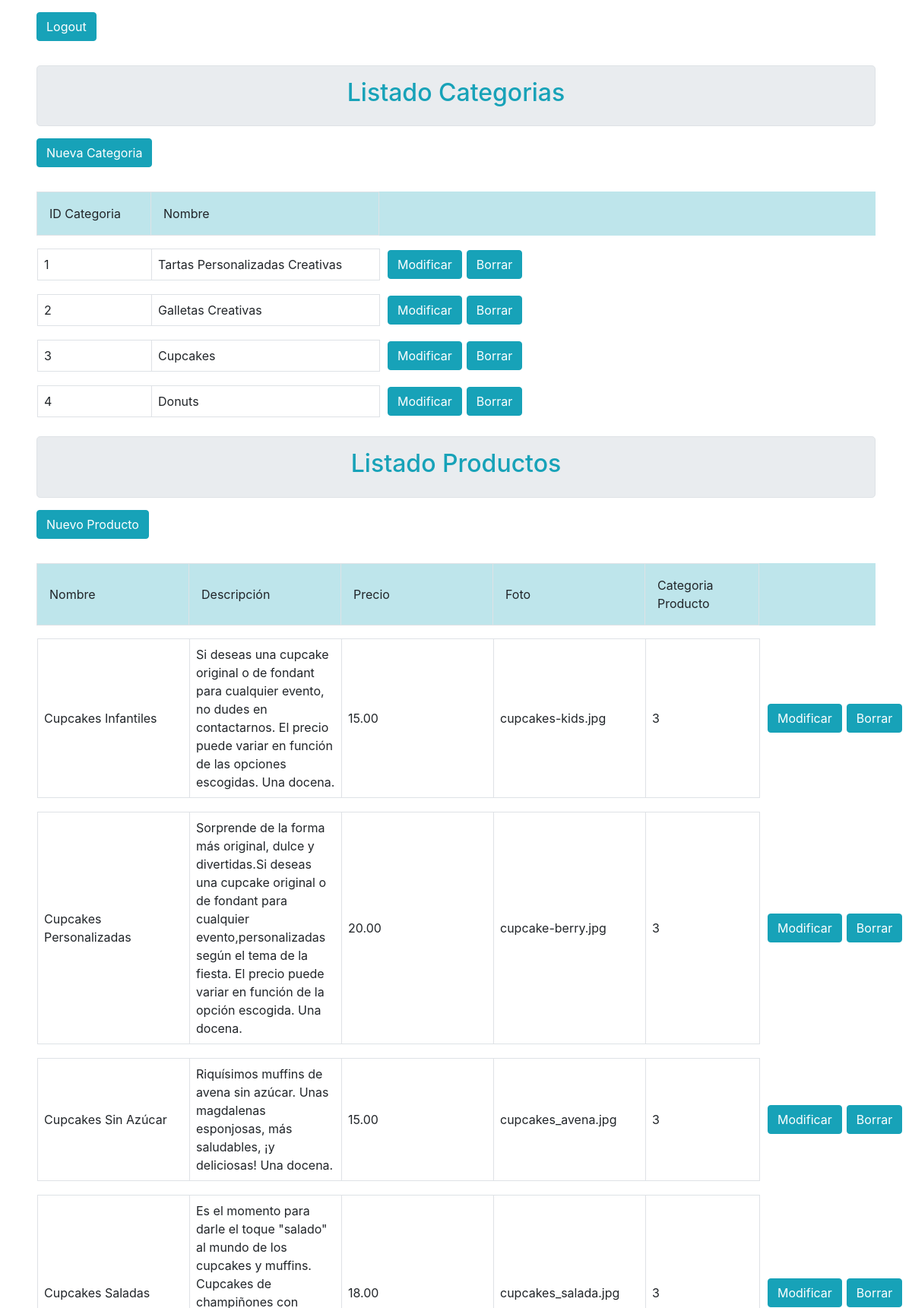
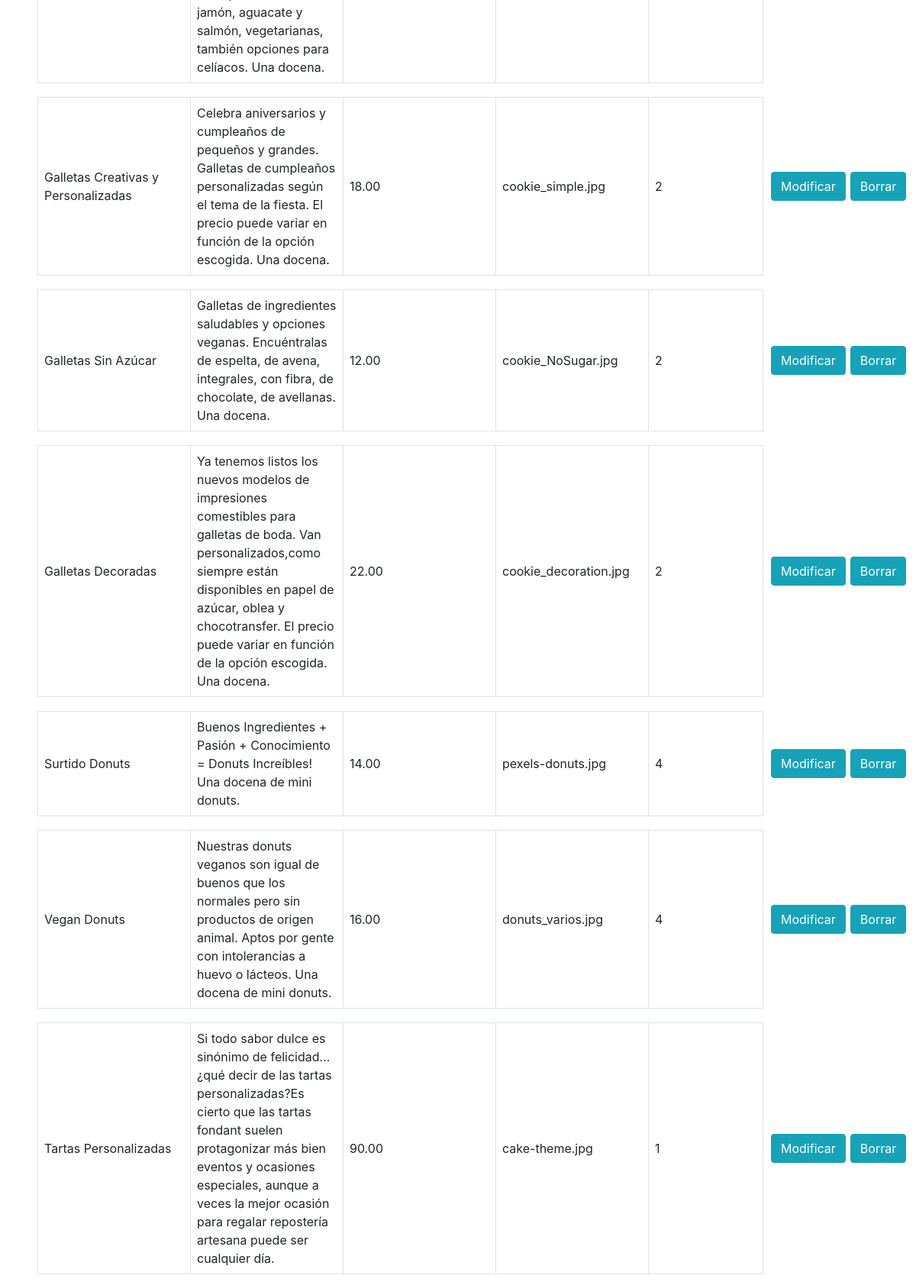
The page /admin_area/admin_session.php (upper part) on the database its author committed (2 pictures, top to bottom).
### tables this page shows
CREATE TABLE `CATEGORIAS` (
  `ID_CATEGORIA` int(20) NOT NULL,
  `NOMBRE` varchar(50) NOT NULL
);

CREATE TABLE `PRODUCTOS` (
  `ID_PRODUCTO` int(20) NOT NULL,
  `NOMBRE` varchar(50) NOT NULL,
  `DESCRIPCION` varchar(500) NOT NULL,
  `PRECIO` varchar(20) NOT NULL,
  `URL_FOTO` varchar(500) NOT NULL,
  `CATEGORIA_ID` int(11) NOT NULL
);

### admin_area/admin_session.php (the view, shortened to what this page needs)
<?php include("../connection.php"); ?>
<!DOCTYPE html>
<html lang="en">
<head>
    <link rel="stylesheet" href="https://stackpath.bootstrapcdn.com/bootstrap/4.5.2/css/bootstrap.min.css"
>
</head>
<body>
    <div>
        <a class="btn btn-info mx-5 my-3" href="../logout.php">Logout</a>
    </div>
    <div class="jumbotron text-center p-3 my-3 mx-5 border">
        <h2 class="text-info">Listado Categorias</h2>
    </div>
    <form role="form" method="post" action="admin_category.php">
        <button name="id" type="submit" class="btn btn-info mx-5 mb-4">Nueva Categoria</button>
    </form>
    <?php
    $result =mysqli_query($mysqli, " SELECT*FROM CATEGORIAS; ");
    if(!$result){
        echo "Error query:" . mysqli_error($mysqli);
    }else{?>
    <table class="table-responsive-sm table-info d-flex align-content-start my-2 mx-5">
        <tr>
            <td class="p-3 border" width="150">ID Categoria</td>
            <td class="p-3 border" width="300">Nombre</td>
        </tr>
    </table>
    <?php
  while($row=$result->fetch_assoc()){?>
    <table>
        <tr>
            <td>
                <table class="table-responsive-sm d-flex justify-content-around my-2 pl-5 pr-2">
                    <tr>
                        <td class="p-2 border" width="150"><?php echo $row["ID_CATEGORIA"]?></td>
                        <td class="p-2 border" width="300"><?php echo $row["NOMBRE"]?></td>
                    </tr>
                </table>
            <td>
                <form method="post" action="admin_category.php">
                    <button name="action" value="Modify" type="submit" class="btn btn-info my-1">Modificar </button>
                </form>
            </td>
            <td>
                <form method="post" action="admin_category.php">
                    <button name="action" value="Delete" type="submit" class="btn btn-info my-1 mx-1">Borrar</button>
                </form>
            </td>
        </tr>
    </table>
    <?php
  }
}
?>
    <div class="jumbotron text-center p-3 my-3 mx-5 border">
        <h2 class="text-info">Listado Productos</h2>
    </div>
    <form role="form" method="post" action="admin_products.php">
        <button name="id" type="submit" class="btn btn-info mx-5 mb-4">Nuevo Producto</button>
    </form>
    <?php
    $result =mysqli_query($mysqli, " SELECT*FROM PRODUCTOS; ");
    if(!$result){
        echo "Error query:" . mysqli_error($mysqli);
    }else{?>
    <table class="table-responsive-sm table-info d-flex align-content-start my-2 mx-5">
        <tr>
            <td class="p-3 border" width="200">Nombre</td>
            <td class="p-3 border" width="200">Descripción</td>
            <td class="p-3 border" width="200">Precio</td>
            <td class="p-3 border" width="200">Foto</td>
            <td class="p-3 border" width="150">Categoria Producto</td>
        </tr>
    </table>
    <?php
  while($row=$result->fetch_assoc()){?>
    <table>
        <tr>
            <td>
                <table class="table-responsive-sm d-flex justify-content-around my-2 pl-5 pr-2">
                    <tr>
                        <td class="p-2 border" width="200"><?php echo $row["NOMBRE"]?></td>
                        <td class="p-2 border" width="200"><?php echo $row["DESCRIPCION"]?></td>
                        <td class="p-2 border" width="200"><?php echo $row["PRECIO"]?></td>
                        <td class="p-2 border" width="200"><?php echo $row["URL_FOTO"]?></td>
                        <td class="p-2 border" width="150"><?php echo $row["CATEGORIA_ID"]?></td>
                    </tr>
                </table>
            <td>
                <form method="post" action="admin_products.php">
                    <button name="action" value="Modify" type="submit" class="btn btn-info my-1">Modificar </button>
                </form>
            </td>
            <td>
                <form method="post" action="admin_products.php">
                    <button name="action" value="Delete" type="submit" class="btn btn-info my-1 mx-1">Borrar</button>
                </form>
            </td>
        </tr>
    </table>
    <?php
  }
}
?>
</body>
</html>

### rows shown on the page
categorias: ID_CATEGORIA "1", NOMBRE "Tartas Personalizadas Creativas"
categorias: ID_CATEGORIA "2", NOMBRE "Galletas Creativas"
categorias: ID_CATEGORIA "3", NOMBRE "Cupcakes"
categorias: ID_CATEGORIA "4", NOMBRE "Donuts"
productos: NOMBRE "Cupcakes Infantiles", DESCRIPCION "Si deseas una cupcake original o de fondant para cualquier evento, no dudes en contactarnos. El precio puede variar en función de las opciones escogidas. Una docena.", PRECIO "15.00", URL_FOTO "cupcakes-kids.jpg", CATEGORIA_ID "3"
productos: NOMBRE "Cupcakes Personalizadas", DESCRIPCION "Sorprende de la forma más original, dulce y divertidas.Si deseas una cupcake original o de fondant para cualquier evento,personalizadas según el tema de la fiesta. El precio puede variar en función de la opción escogida. Una docena.", PRECIO "20.00", URL_FOTO "cupcake-berry.jpg", CATEGORIA_ID "3"
productos: NOMBRE "Cupcakes Sin Azúcar", DESCRIPCION "Riquísimos muffins de avena sin azúcar. Unas magdalenas esponjosas, más saludables, ¡y deliciosas! Una docena.", PRECIO "15.00", URL_FOTO "cupcakes_avena.jpg", CATEGORIA_ID "3"
productos: NOMBRE "Cupcakes Saladas", DESCRIPCION "Es el momento para darle el toque \"salado\" al mundo de los cupcakes y muffins. Cupcakes de champiñones con jamón, aguacate y salmón, vegetarianas, también opciones para celíacos. Una docena.", PRECIO "18.00", URL_FOTO "cupcakes_salada.jpg", CATEGORIA_ID "3"
productos: NOMBRE "Galletas Creativas y Personalizadas", DESCRIPCION "Celebra aniversarios y cumpleaños de pequeños y grandes. Galletas de cumpleaños personalizadas según el tema de la fiesta. El precio puede variar en función de la opción escogida. Una docena.", PRECIO "18.00", URL_FOTO "cookie_simple.jpg", CATEGORIA_ID "2"
productos: NOMBRE "Galletas Sin Azúcar", DESCRIPCION "Galletas de ingredientes saludables y opciones veganas. Encuéntralas de espelta, de avena, integrales, con fibra, de chocolate, de avellanas. Una docena.", PRECIO "12.00", URL_FOTO "cookie_NoSugar.jpg", CATEGORIA_ID "2"
productos: NOMBRE "Galletas Decoradas", DESCRIPCION "Ya tenemos listos los nuevos modelos de impresiones comestibles para galletas de boda. Van personalizados,como siempre están disponibles en papel de azúcar, oblea y chocotransfer. El precio puede variar en función de la opción escogida. Una docena.", PRECIO "22.00", URL_FOTO "cookie_decoration.jpg", CATEGORIA_ID "2"
productos: NOMBRE "Surtido Donuts", DESCRIPCION "Buenos Ingredientes + Pasión + Conocimiento = Donuts Increíbles! Una docena de mini donuts.", PRECIO "14.00", URL_FOTO "pexels-donuts.jpg", CATEGORIA_ID "4"
productos: NOMBRE "Vegan Donuts", DESCRIPCION "Nuestras donuts veganos son igual de buenos que los normales pero sin productos de origen animal. Aptos por gente con intolerancias a huevo o lácteos. Una docena de mini donuts.", PRECIO "16.00", URL_FOTO "donuts_varios.jpg", CATEGORIA_ID "4"
productos: NOMBRE "Tartas Personalizadas", DESCRIPCION "Si todo sabor dulce es sinónimo de felicidad… ¿qué decir de las tartas personalizadas?Es cierto que las tartas fondant suelen protagonizar más bien eventos y ocasiones especiales, aunque a veces la mejor ocasión para regalar repostería artesana puede ser cualquier día.", PRECIO "90.00", URL_FOTO "cake-theme.jpg", CATEGORIA_ID "1"
